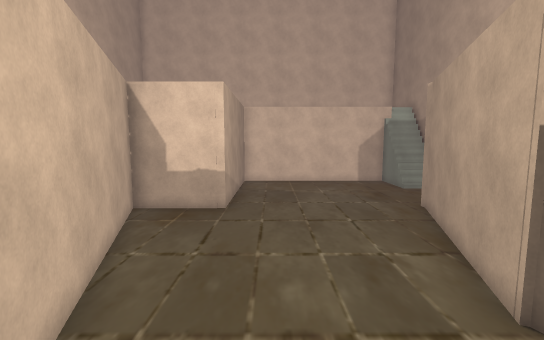
[1] (above)

18 first-person views from a walk through a Unity game level. The camera is 1.3 m above the floor, tilts 6° down and sees 90° across. The floor is counted in squares, 1 m on a side. Each view is taken from the middle of a square. On the plan, view 1 faces up. The plan holds only what a view shows up to about 13 squares ahead; the rest is blank. The place goes on beyond the plan. The player character is not drawn. Some surface patterns are stand-ins.

[2]
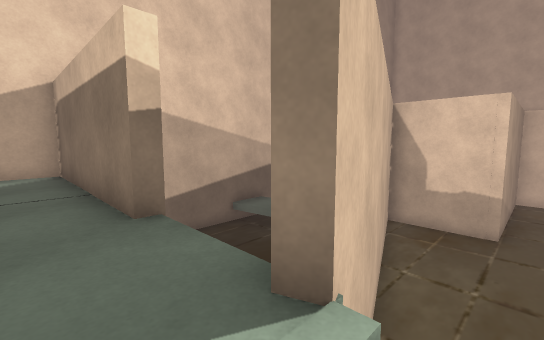

[3]
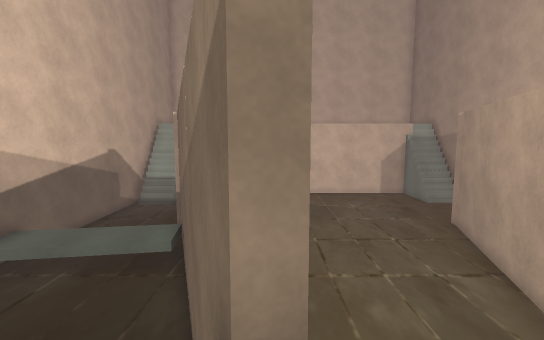

[4]
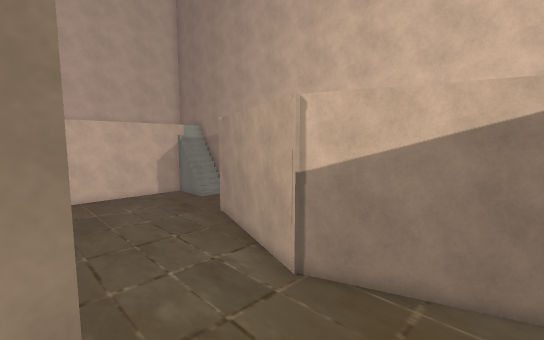

[5]
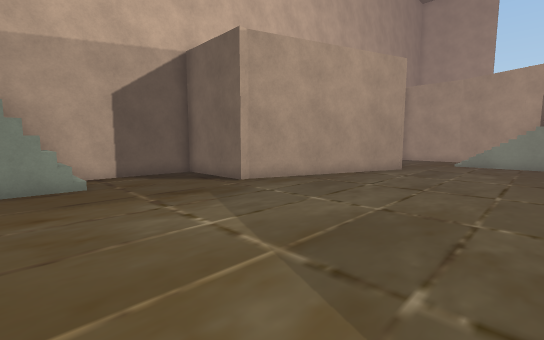

[6]
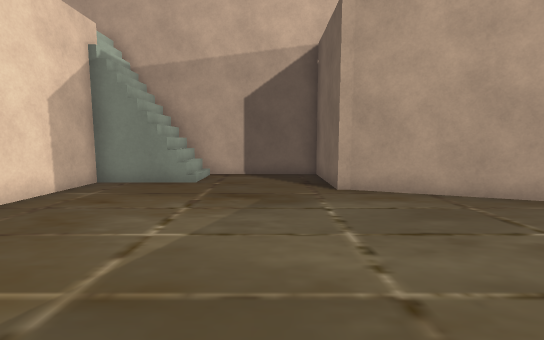

[7]
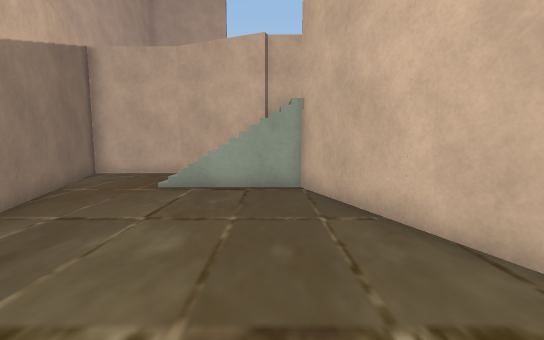

[8]
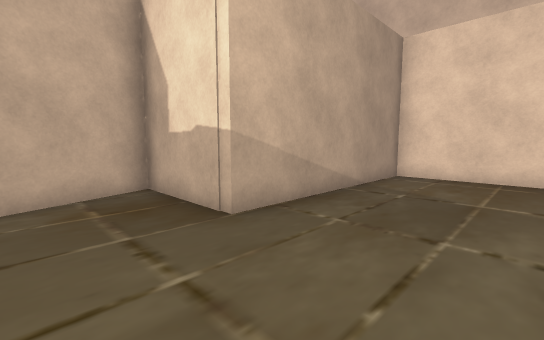

[9]
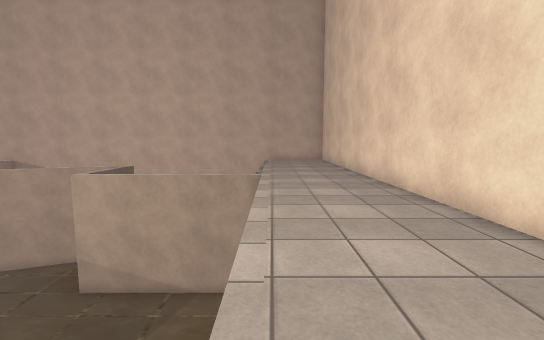

[10]
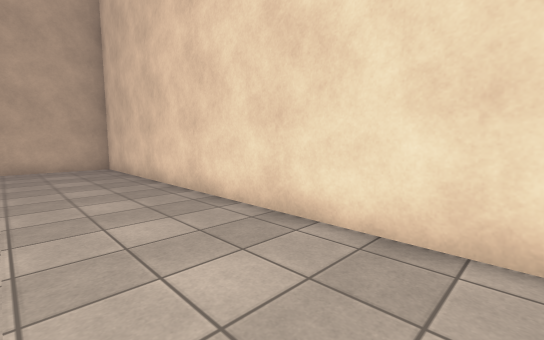

[11]
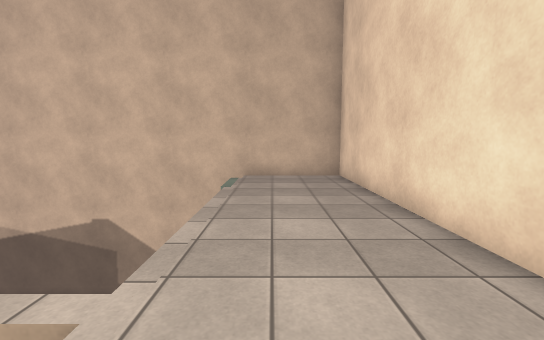

[12]
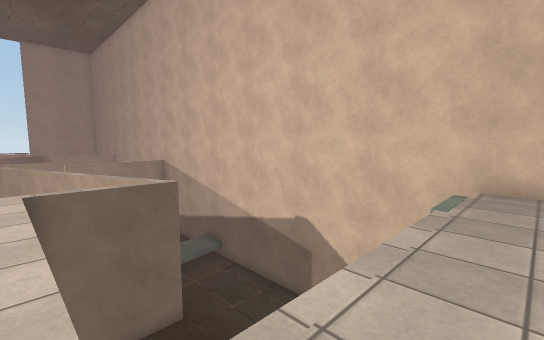

[13]
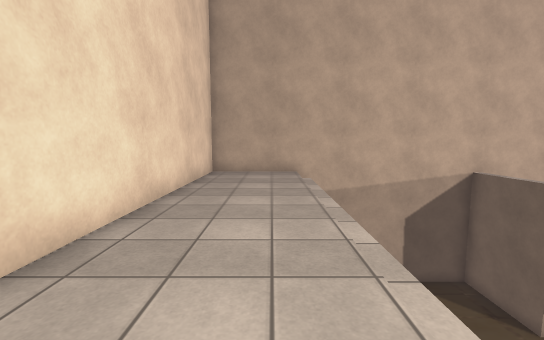

[14]
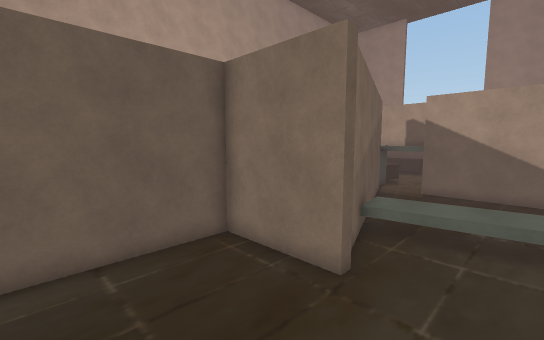

[15]
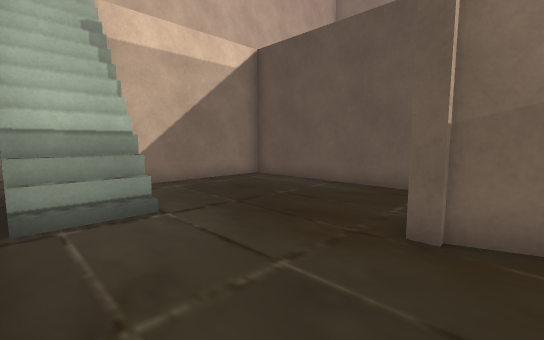

[16]
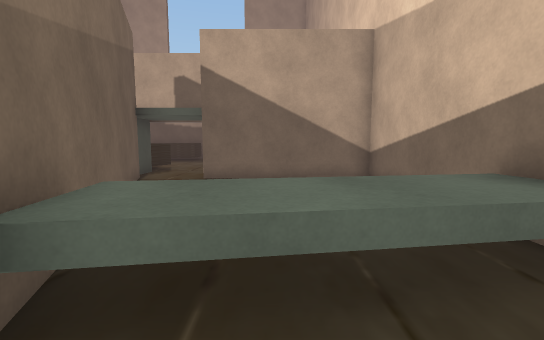

[17]
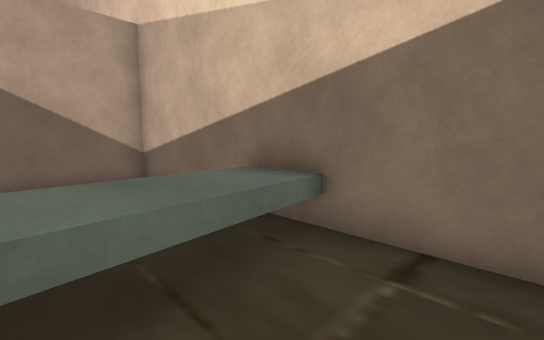

[18]
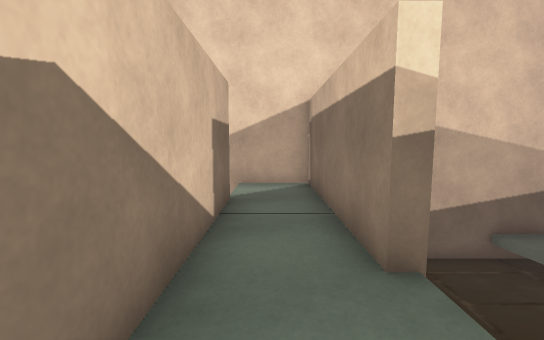

### Floor plan
Key: @ floor where view 1 was taken; # wall or solid block; x gap in a wall; . main floor; : floor 2.5 m higher than the main floor; + floor 5.25 m higher than the main floor; / step, stairs or slope; ^ raised ledge; v drop or lower ground.
Columns run from 11 left of view 1 to 10 right of it. Each row starts with its distance up from view 1.
 23 ######################
 22 #++++++++++++++++++++#
 21 #++++++++++++++++++++#
 20 #++++++++++++++++++++#
 19 # +++++++++++++++++//#
 18 ##/#.....#.........//#
 17  #/ .....#.........//#
 16 ##//.....#.........//#
 15 ##//.....#...........#
 14 #........#...........#
 13 #........#...........#
 12 #........#...........#
 11 #....#####.......#####
 10 #....##..........#
  9 #.....#..........#
  8 #^^^^^#.........#
  7 #^^^^^^#........#
  6 #^^^vvv#........#
  5 #vvvvvv#.......#
  4  vvvvvvv#......#
  3  vvvv   #......#
  2  vvvvvv #......##
  1  vvvvvvvv#......#
  0 #######:://@//..#
 -1 #:::::::::/   ...#
 -2  vvx######### ...#
 -3  v      v^  ^#####
 -4  v
 -5  v

Positions as (right, up) in squares from view 1, and headings:
1: (0, 0), facing up
2: (-1, -1), facing up-left
3: (-2, -1), facing up
4: (-2, -1), facing up-right
5: (-1, 17), facing down-right
6: (-1, 13), facing right
7: (-1, 8), facing down
8: (2, 8), facing up-left
9: (9, 19), facing left
10: (4, 19), facing up-left
11: (0, 20), facing left
12: (-2, 20), facing down-left
13: (-2, 20), facing right
14: (-9, 16), facing down-right
15: (-10, 10), facing up-right
16: (-7, 10), facing down
17: (-7, 10), facing down-left
18: (-2, -1), facing left
